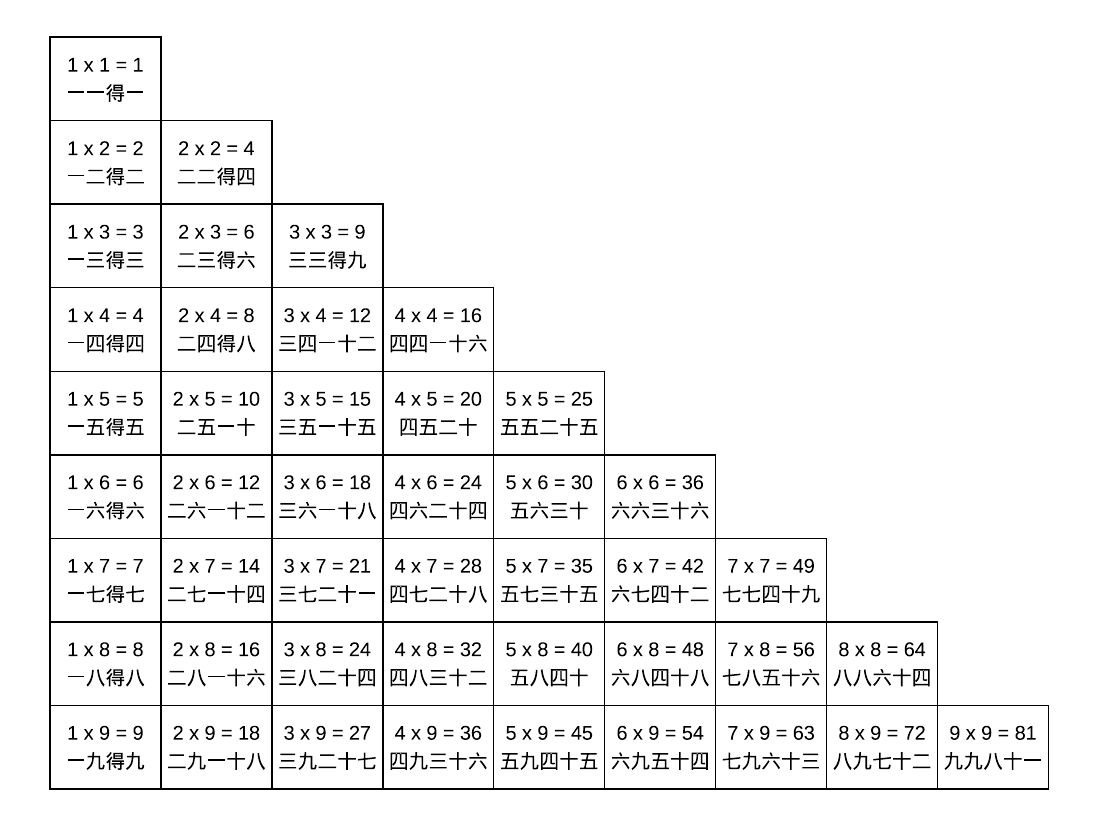

R code for this plot:
library(tidyverse)
library(emojifont) # show Chinese in PDF

#------------------------------------------------#

a <- "一二三四五六七八九十"
a <- strsplit(a, "")[[1]]

ch <- function(x) if (x < 10) a[[x]] else paste0(a[[x %/% 10]], a[[10]], if (x %% 10 > 0) a[[x %% 10]])
ch <- Vectorize(ch)

#------------------------------------------------#
# PNG or show plot directly

g <- expand.grid(A = 1:9, B = 1:9) %>%
  filter(A <= B) %>%
  ggplot(aes(A, 9 - B)) +
  geom_tile(color = "black", fill = NA, alpha = 0, size = .5) +
  geom_text(aes(label = sprintf("%d x %d = %d\n%s%s%s%s",
                                A, B, A * B, ch(A), ch(B),
                                ifelse(A*B<10,"得",""), ch(A*B))), size = 15, lineheight = 0.5) +
  theme_void()

print(g)

# write to png file
g %>% ggsave(filename = "9x9.png", width = 279, height = 210, units = "mm")

#------------------------------------------------#
# PDF (landscape layout)

g <- expand.grid(A = 1:9, B = 1:9) %>%
  filter(A <= B) %>%
  ggplot(aes(A, 9 - B)) +
  geom_tile(color = "black", fill = NA, alpha = 0, size = .5) +
  geom_text(aes(label = sprintf("%d x %d = %d\n%s%s%s%s",
                                A, B, A * B, ch(A), ch(B),
                                ifelse(A*B<10,"得",""), ch(A*B))), size = 5) +
  theme_void()

# write to pdf file (A4 size)
g %>% ggsave(filename = "9x9.pdf", width = 279, height = 210, units = "mm")

#------------------------------------------------#
# PDF (portrait layout)

g <- expand.grid(A = 1:9, B = 1:9) %>%
  filter(A <= B) %>%
  ggplot(aes(A, B)) +
  geom_tile(color = "black", fill = NA, alpha = 0, size = .5) +
  geom_text(aes(label = sprintf("%d x %d = %d\n%s%s%s%s",
                                A, B, A * B, ch(A), ch(B),
                                ifelse(A*B<10,"得",""), ch(A*B))), size = 5, angle = 90) +
  theme_void() +
  coord_flip()

# write to pdf file (A4 size)
g %>% ggsave(filename = "9x9_.pdf", width = 210, height = 279, units = "mm")
